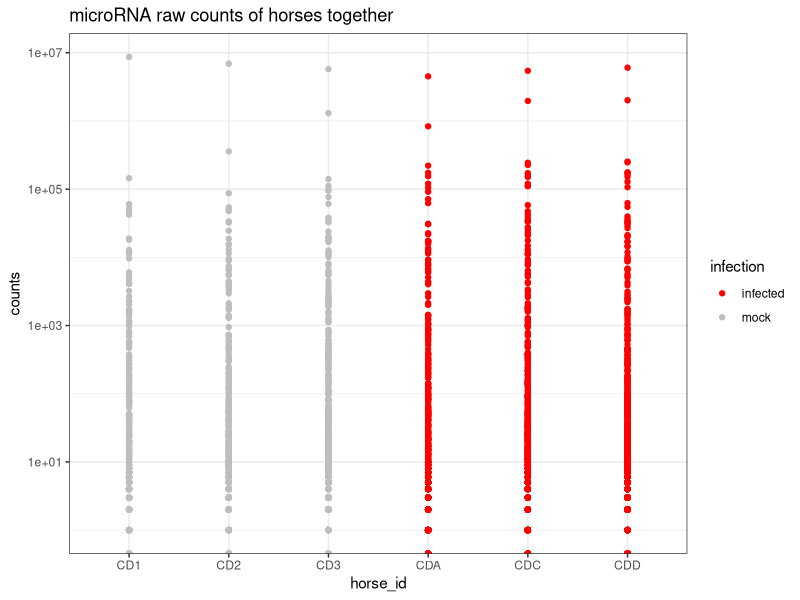
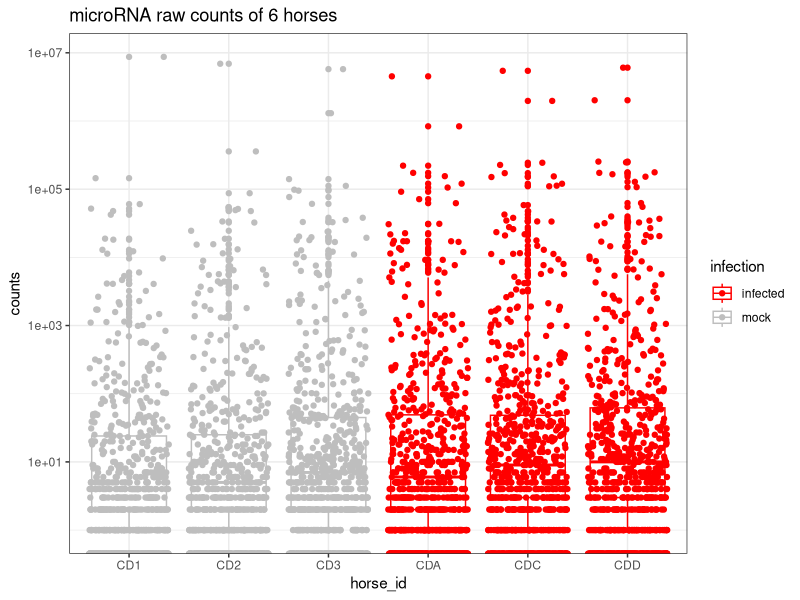
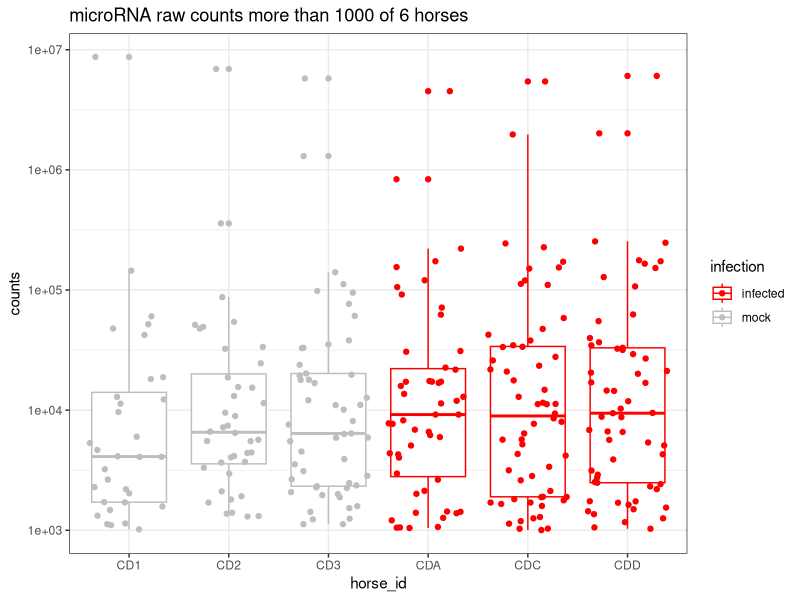
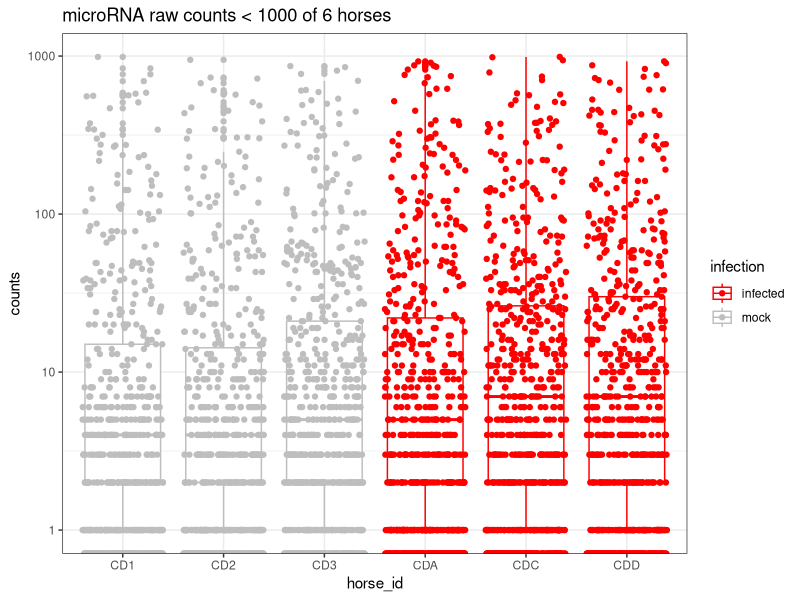
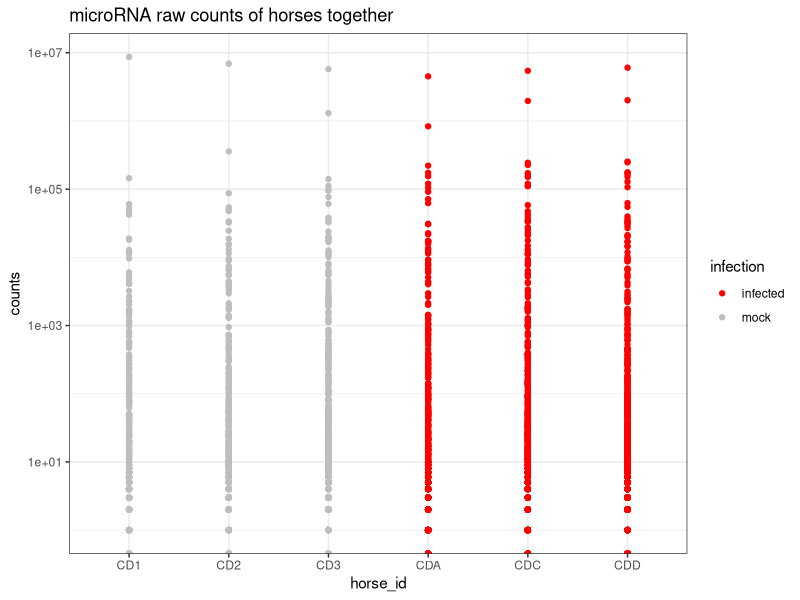
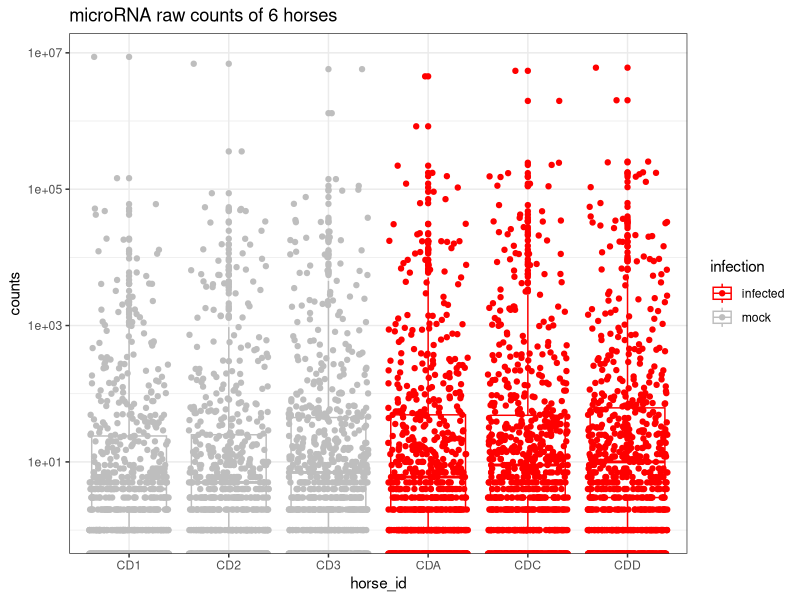
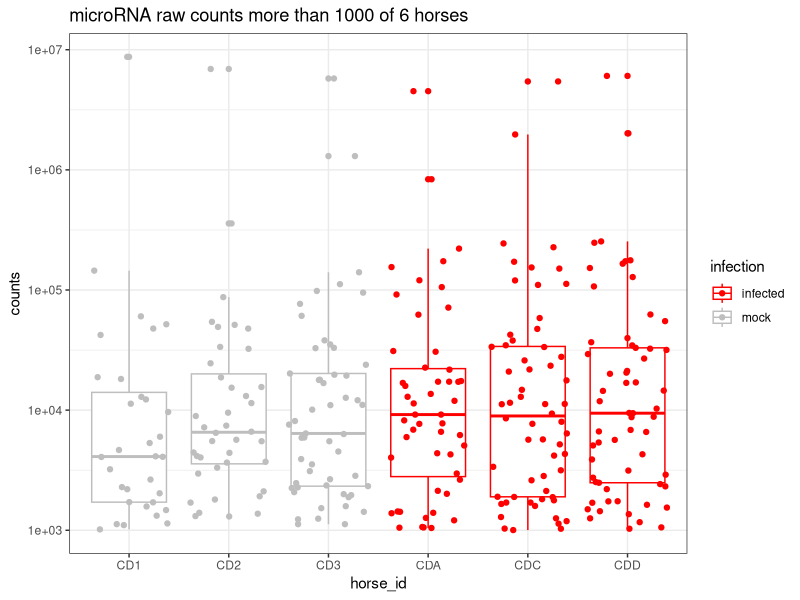
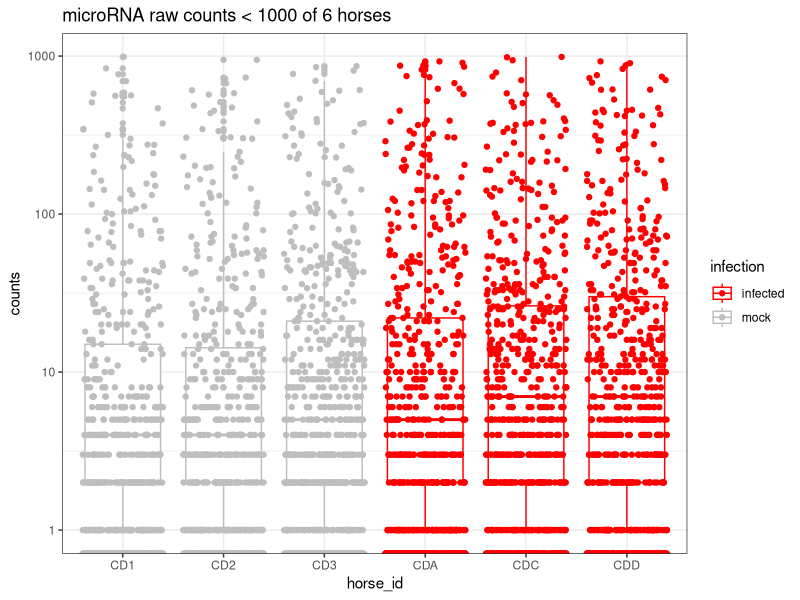

Source code (R) for these figures, in order:
.libPaths(c("C:/Users/DAI035/data_school/Packages"))

library(tidyverse) 


sessionInfo()



#read_csv("data/field_horses_metadata_modified.csv")
field_horses_metadata_modified <- read_csv("data/field_horses_metadata_modified.csv")
field_horses_metadata_modified 

#read csv data ("data/field_horses_raw_counts_modified.csv")
field_horses_raw_counts_modified <- read_csv("data/field_horses_raw_counts_modified.csv")
field_horses_raw_counts_modified 


tidy_field_horses_raw_counts <-  field_horses_raw_counts_modified %>%  
  gather(key = horse_id, value = counts, -gene) 
tidy_field_horses_raw_counts

full_data <- full_join(tidy_field_horses_raw_counts, field_horses_metadata_modified)

full_data 


# raw counts of microRNA of 6 horses with geom_plot
full_data_plot1 <- ggplot (data = full_data,
                           aes(x = horse_id,
                               y = counts, 
                               color = infection, 
                               group = horse_id))+
  geom_point()+
  scale_y_log10()+
  scale_color_manual(values = c(mock = "grey", infected = "red")) +
  theme_bw() +
  labs(title = "microRNA raw counts of horses together")

full_data_plot1
ggsave(filename = "results/Figure 1.png", plot = full_data_plot1, width = 10, height = 8, dpi = 300, units = "cm")



# raw counts of microRNA of ech horse with geom_boxplot and geom_jitter
full_data_plot2 <- ggplot (data = full_data,
                           aes(x = horse_id,
                               y = counts, 
                               color = infection, 
                               group = horse_id))+
  geom_boxplot() + 
  geom_jitter()+
  scale_y_log10()+
  scale_color_manual(values = c(mock = "grey", infected = "red")) +
  theme_bw() +
  labs(title = "microRNA raw counts of 6 horses")


full_data_plot2
ggsave(filename = "results/Figure 2.png", plot = full_data_plot2, width = 12, height = 8, dpi = 300, units = "cm")


# plot figure with raw count > 1000 for all horses with geom_boxplot() + geom_jitter()
raw_count_more_than_1000 <- full_data %>% 
  filter(counts > 1000)

raw_count_more_than_1000

plot3 <- ggplot(data = raw_count_more_than_1000,
                aes(x = horse_id,
                    y = counts, 
                    color = infection, 
                    group = horse_id))+
  geom_boxplot() + 
  geom_jitter()+
  scale_y_log10()+
  scale_color_manual(values = c(mock = "grey", infected = "red")) +
  theme_bw() +
  labs(title = "microRNA raw counts more than 1000 of 6 horses")

plot3
ggsave(filename = "results/Figure 3.png", plot = plot3, width = 12, height = 8, dpi = 300, units = "cm")



# plot figure with raw count < 1000 for all horses with geom_boxplot() + geom_jitter()
raw_count2 <- full_data %>% 
  filter(counts < 1000)

raw_count2

plot4 <- ggplot(data = raw_count2,
                aes(x = horse_id,
                    y = counts, 
                    color = infection, 
                    group = horse_id))+
  geom_boxplot() + 
  geom_jitter()+
  scale_y_log10()+
  scale_color_manual(values = c(mock = "grey", infected = "red")) +
  theme_bw() +
  labs(title = "microRNA raw counts < 1000 of 6 horses")

plot4
ggsave(filename = "results/Figure 4.png", plot = plot4, width = 12, height = 8, dpi = 300, units = "cm")
